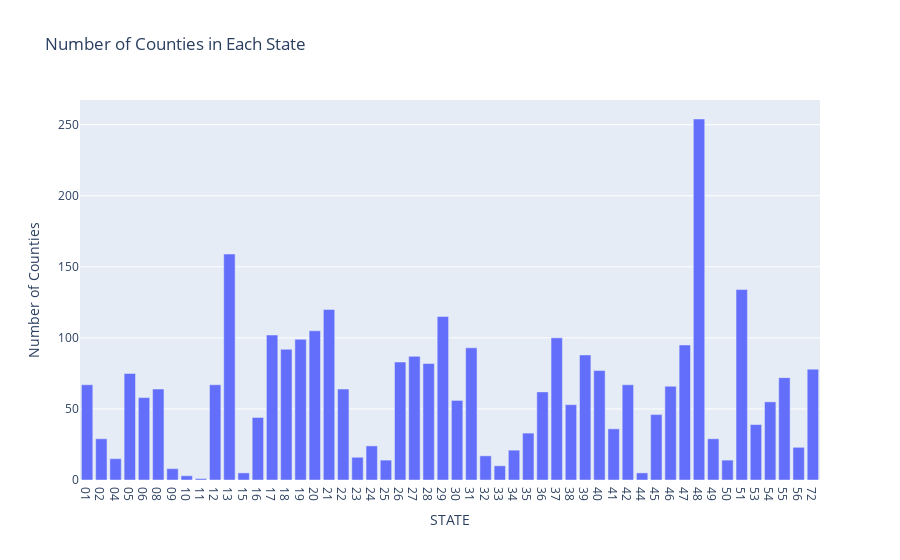

This figure's notebook cell:
### Code cell
# Chart 3: Number of Counties in Each State (corrected)
state_count = gdf.groupby('STATE').size()  # Use 'STATE' column
fig_state_count = px.bar(state_count, x=state_count.index, y=state_count.values, title='Number of Counties in Each State', labels={'x': 'State', 'y': 'Number of Counties'})
fig_state_count.show()

### Figure 1 — Plotly figure (JSON) as saved in the notebook; plotly's stock layout.template omitted (floating-point values rounded to 4 significant figures)
{"data": [{"hovertemplate": "STATE=%{x}<br>Number of Counties=%{y}<extra></extra>", "legendgroup": "", "marker": {"color": "#636efa", "pattern": {"shape": ""}}, "name": "", "orientation": "v", "showlegend": false, "textposition": "auto", "type": "bar", "x": ["01", "02", "04", "05", "06", "08", "09", "10", "11", "12", "13", "15", "16", "17", "18", "19", "20", "21", "22", "23", "24", "25", "26", "27", "28", "29", "30", "31", "32", "33", "34", "35", "36", "37", "38", "39", "40", "41", "42", "44", "45", "46", "47", "48", "49", "50", "51", "53", "54", "55", "56", "72"], "xaxis": "x", "y": [67, 29, 15, 75, 58, 64, 8, 3, 1, 67, 159, 5, 44, 102, 92, 99, 105, 120, 64, 16, 24, 14, 83, 87, 82, 115, 56, 93, 17, 10, 21, 33, 62, 100, 53, 88, 77, 36, 67, 5, 46, 66, 95, 254, 29, 14, 134, 39, 55, 72, 23, 78], "yaxis": "y"}], "layout": {"barmode": "relative", "legend": {"tracegroupgap": 0}, "title": {"text": "Number of Counties in Each State"}, "xaxis": {"anchor": "y", "domain": [0, 1], "title": {"text": "STATE"}}, "yaxis": {"anchor": "x", "domain": [0, 1], "title": {"text": "Number of Counties"}}}}
